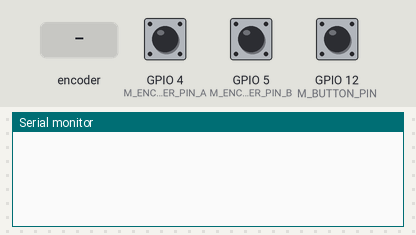
A sketch run on a simulated ESP8266 (NodeMCU). Shown: the last lines printed to the serial monitor. Inputs (shaded band) come from the test bench; at power-on: GPIO 12 (M_BUTTON_PIN) HIGH, GPIO 4 (M_ENCODER_PIN_A) HIGH, GPIO 5 (M_ENCODER_PIN_B) HIGH.

Above: at 1.2 s.
1.3 s: rotary encoder on GPIO 4 (M_ENCODER_PIN_A) / GPIO 5 (M_ENCODER_PIN_B) turned 1 step (first pin leading)
At 2.4 s:
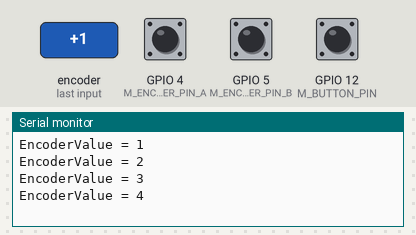
3.0 s: GPIO 12 (M_BUTTON_PIN) pulled LOW for 0.15 s
At 4.0 s:
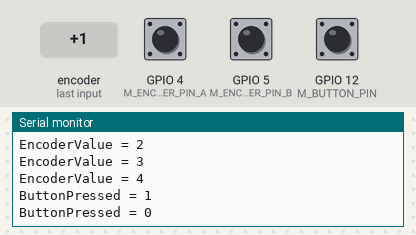
4.6 s: rotary encoder on GPIO 4 (M_ENCODER_PIN_A) / GPIO 5 (M_ENCODER_PIN_B) turned 1 step (first pin leading)
At 6.1 s:
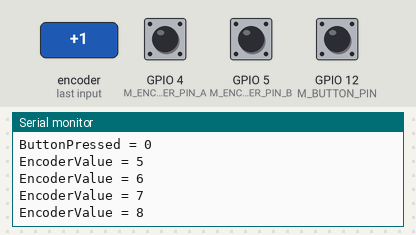
Timing chart, 0 to 7.6 s (numbered marks = the images above; inputs shaded):
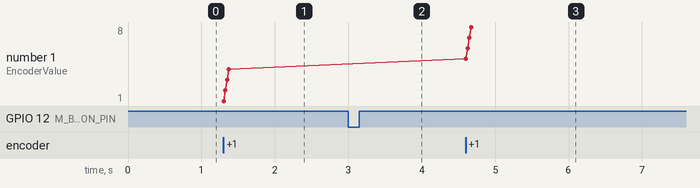

Measured:
- after the input at 1.3 s, the serial monitor: prints a new line at once (image 1)
- after the input at 3.0 s, the serial monitor: prints a new line at once (image 2)
- after the input at 4.6 s, the serial monitor: prints a new line at once (image 3)
- plotted number 1: 4 → 8 after the input at 4.6 s

The sketch:

ggESP8266_RotaryEncoder.ino
```cpp
#include "ggRotaryEncoder.h"
#include "ggButton.h"


#define M_BUTTON_PIN 12

ggButton mButton(M_BUTTON_PIN, true, true);

#define M_ENCODER_PIN_A 4
#define M_ENCODER_PIN_B 5

ggRotaryEncoder mEncoder(M_ENCODER_PIN_A, M_ENCODER_PIN_B);


void setup()
{
  Serial.begin(115200);
  Serial.println();

  mButton.OnChanged([] (bool aPressed) {
    Serial.printf("ButtonPressed = %d\n", aPressed);
  });

  mEncoder.OnValueChanged([] (long aValue) {
    Serial.printf("EncoderValue = %d\n", aValue);
  });

  mButton.Begin();
  mEncoder.Begin();
}


void loop()
{
  mButton.Run();
  mEncoder.Run();
}
```

ggButton.h
```cpp
#pragma once

#include <functional>
#include "ggInput.h"

/**
 * button with software debouncing
 */
class ggButton : public ggInput {

public:

  typedef std::function<void()> tEventFunc;
  typedef std::function<void(bool aPressed)> tChangedFunc;

  ggButton(int aPin,
           bool aInverted = false,
           bool aEnablePullUp = false,
           int aDebounceMillis = 30)
  : ggInput(aPin, aInverted, aEnablePullUp),
    mDebounceMillis(aDebounceMillis),
    mPressed(false),
    mMillis(0),
    mMillisDelta(0),
    mPressedForMillis(1000),
    mPressedForDone(true),
    mChangedFunc(nullptr),
    mPressedFunc(nullptr),
    mPressedForFunc(nullptr),
    mReleasedFunc(nullptr) {
  }

  void Run() {
    CheckInput();
  }

  bool GetPressed() const {
    return mPressed;
  }

  long GetMillisDelta() const {
    return mMillisDelta;
  }

  void OnChanged(tChangedFunc aChangedFunc) {
    mChangedFunc = aChangedFunc;
  }

  void OnPressed(tEventFunc aPressedFunc) {
    mPressedFunc = aPressedFunc;
  }

  void OnPressedFor(long aMillis, tEventFunc aFunc) {
    mPressedForMillis = aMillis;
    mPressedForFunc = aFunc;
  }

  void OnReleased(tEventFunc aReleasedFunc) {
    mReleasedFunc = aReleasedFunc;
  }

private:

  void CheckInput() {
    long vMillis = millis();
    long vMillisDelta = vMillis - mMillis;
    if (vMillisDelta >= mDebounceMillis) {
      bool vPressed = Get();
      if (vPressed != mPressed) {
        mPressed = vPressed;
        mMillis = vMillis;
        mMillisDelta = vMillisDelta;
        mPressedForDone = false;
        if (mChangedFunc != nullptr) mChangedFunc(mPressed);
        if (mPressedFunc != nullptr && mPressed) mPressedFunc();
        if (mReleasedFunc != nullptr && !mPressed) mReleasedFunc();
      }
      else if (vMillisDelta >= mPressedForMillis) {
        if (mPressed && !mPressedForDone) {
          if (mPressedForFunc != nullptr) mPressedForFunc();
          mPressedForDone = true;
        }
      }
    }
  }

  const int mDebounceMillis;

  bool mPressed;
  long mMillis;
  long mMillisDelta;
  long mPressedForMillis;
  bool mPressedForDone;

  tChangedFunc mChangedFunc;
  tEventFunc mPressedFunc;
  tEventFunc mPressedForFunc;
  tEventFunc mReleasedFunc;

};
```

ggInput.h
```cpp
#pragma once

#include "ggInputOutput.h"

class ggInput : public ggInputOutput {

public:

  ggInput(int aPin,
          bool aInverted = false,
          bool aEnablePullUp = false)
  : ggInputOutput(aPin),
    mInverted(aInverted),
    mEnablePullUp(aEnablePullUp) {
  }

  void Begin() {
    pinMode(GetPin(), mEnablePullUp ? INPUT_PULLUP : INPUT);
  }

  bool Get() const {
    return digitalRead(GetPin()) ^ mInverted;
  }

private:

  const bool mInverted;
  const bool mEnablePullUp;

};
```

ggInputOutput.h
```cpp
#pragma once

class ggInputOutput {

public:

  ggInputOutput(int aPin)
  : mPin(aPin) {
  }

  int GetPin() const {
    return mPin;
  }

private:

  const int mPin;

};
```

ggRotaryEncoder.cpp
```cpp
#include "ggRotaryEncoder.h"

int ggRotaryEncoder::mPinA = 0;
int ggRotaryEncoder::mPinB = 0;

volatile bool ggRotaryEncoder::mBitA = false;
volatile bool ggRotaryEncoder::mBitB = false;
volatile long ggRotaryEncoder::mValue = 0;
volatile long ggRotaryEncoder::mValueLast = 0;
```

ggRotaryEncoder.h
```cpp
#pragma once

#include <Arduino.h>

class ggRotaryEncoder
{
public:

  ggRotaryEncoder(int aPinA, int aPinB)
  : mValueChangedFunc(nullptr) {
    mPinA = aPinA;
    mPinB = aPinB;
    mValue = 0;
    mValueLast = 0;
  }

  void Begin() {
    pinMode(mPinA, INPUT_PULLUP);
    pinMode(mPinB, INPUT_PULLUP);
    mBitA = digitalRead(mPinA);
    mBitB = digitalRead(mPinB);
    attachInterrupt(mPinA, OnPinA, CHANGE);
    attachInterrupt(mPinB, OnPinB, CHANGE);
  }

  long GetValue() const {
    return mValue;
  }

  void SetValue(long aValue) {
    mValue = aValue;
  }

  typedef std::function<void (long aValue)> tValueChangedFunc;
  void OnValueChanged(tValueChangedFunc aValueChangedFunc) {
    mValueChangedFunc = aValueChangedFunc;
  }

  void Run() {
    if (mValueChangedFunc != nullptr) {
      long vValue = GetValue();
      if (mValueLast != vValue) {
        mValueLast = vValue;
        mValueChangedFunc(vValue);
      }
    }
  }

private:

  static ICACHE_RAM_ATTR void OnPinA() {
    if (mBitA != digitalRead(mPinA)) {
      mBitA = !mBitA;
      mValue += mBitA ^ mBitB ? 1 : -1;
    }
  }

  static ICACHE_RAM_ATTR void OnPinB() {
    if (mBitB != digitalRead(mPinB)) {
      mBitB = !mBitB;
      mValue += mBitA ^ mBitB ? -1 : 1;
    }
  }

  static int mPinA;
  static int mPinB;

  static volatile bool mBitA;
  static volatile bool mBitB;
  static volatile long mValue;
  static volatile long mValueLast;

  tValueChangedFunc mValueChangedFunc;

};
```
